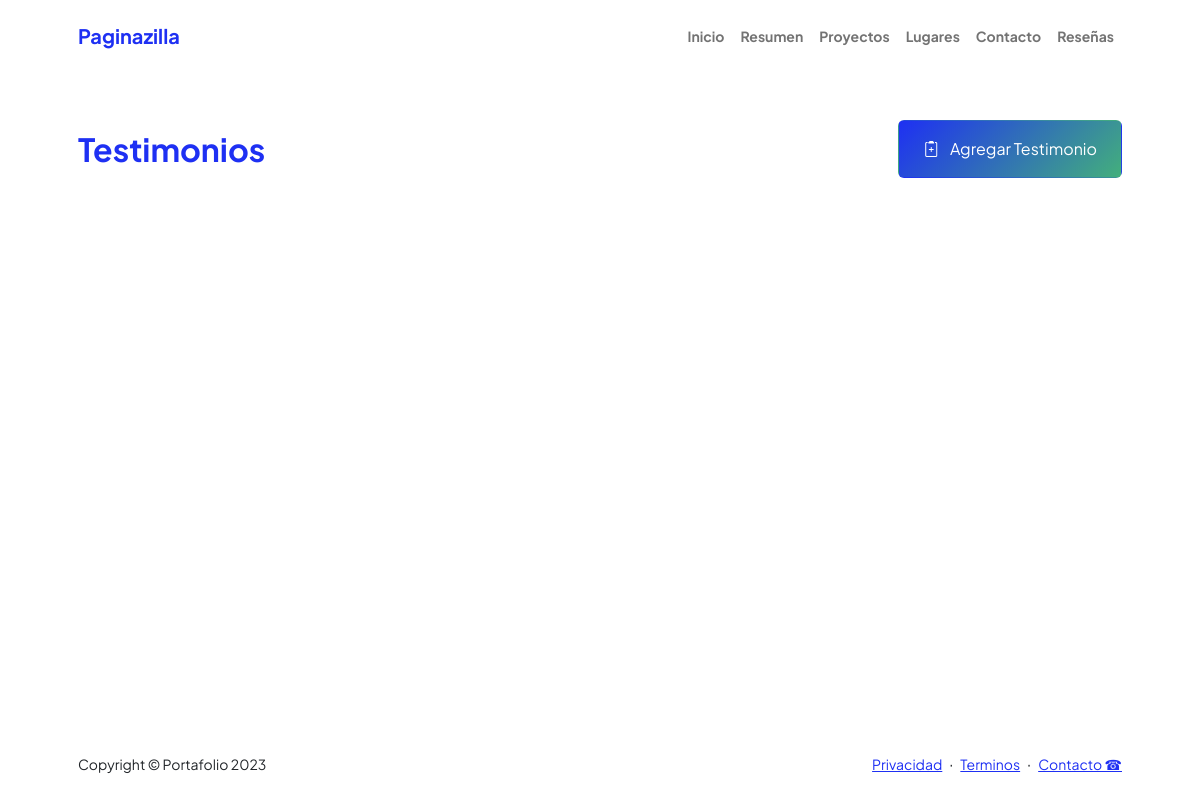
The app's page /Reseñas/, older data.
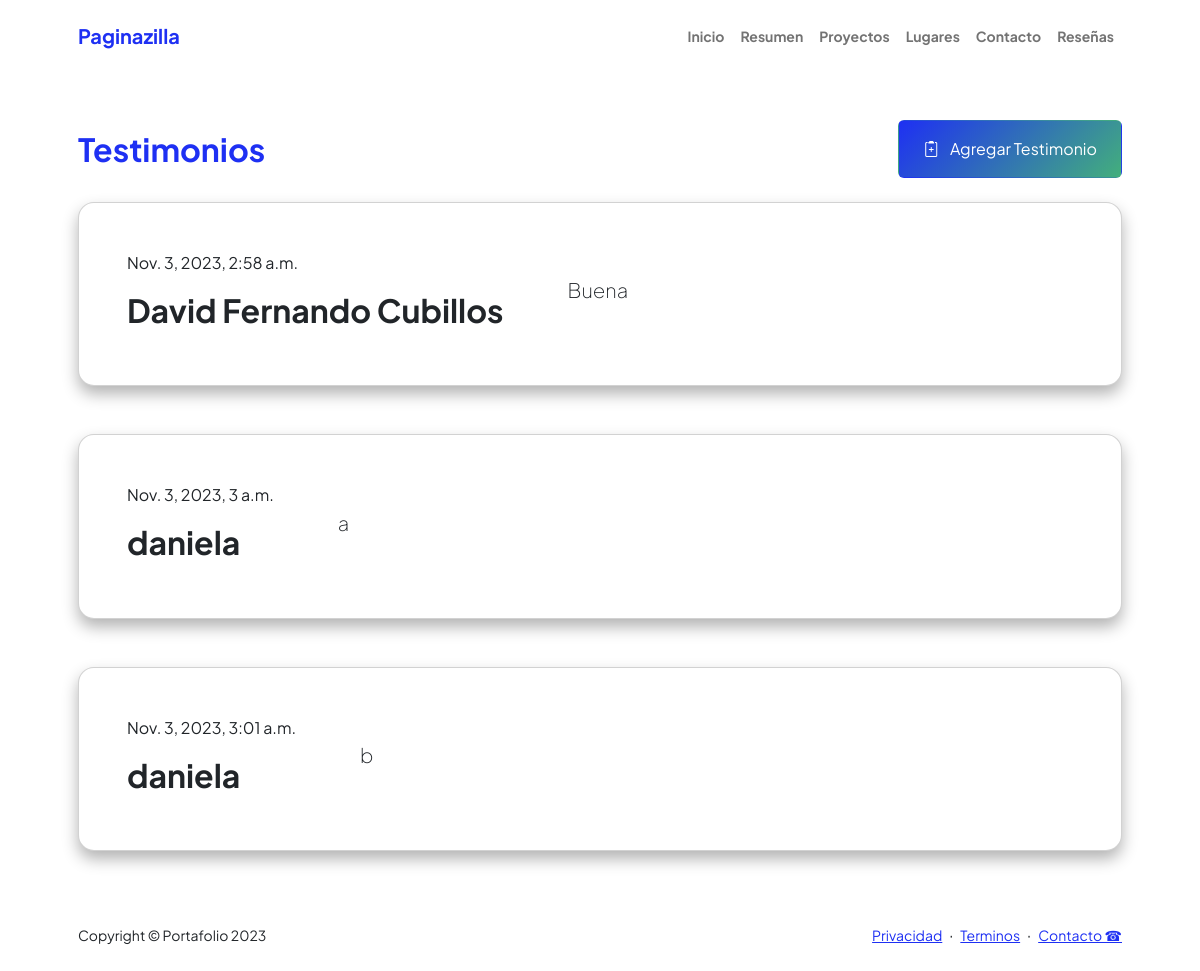
The same page, newer data.
### Aplicaciones/testimonios/models.py (models this page shows, shortened)
class Testimonio(models.Model):
    nombre = models.CharField(max_length=100)
    testimonio = models.CharField( max_length=2000 )
    date = models.DateTimeField(auto_now=True)

### Aplicaciones/testimonios/views.py (called while the page is built)
def testimonio(request):
    mis_reseñas = Testimonio.objects.all()
    return render(request,"Reseñas.html",{"testimonios": mis_reseñas})

### Aplicaciones/testimonios/templates/Reseñas.html (shortened to what this page needs)
{% extends "layouts/base.html" %}
{% load static %}
{% block content %}
<body class="d-flex flex-column h-100">
    <main class="flex-shrink-0">
        <div class="container px-5 my-5">
            <div class="d-flex align-items-center justify-content-between mb-4">
                <h2 class="text-primary fw-bolder mb-0">Testimonios</h2>
                <a class="btn btn-reseña px-4 py-3" href="{% url 'agregar_testimonio' %}">
                    <div class="d-inline-block bi bi-clipboard2-plus me-2"></div>
                    Agregar Testimonio
                </a>
            </div>
            {% for p in testimonios %}
            <div class="card overflow-hidden shadow rounded-4 border-0 mb-5">
                <div class="card-body p-0">
                    <div class="d-flex align-items-center">
                        <div class="p-5">
                            <p>{{p.date}}</p>
                            <h2 class="fw-bolder">{{p.nombre}}</h2>
                        </div>
                        <div class="p-6">
                            <h2 class="fw-bolder2">{{p.testimonio}}</h2>
                        </div>
                    </div>
                </div>
            </div>
            {% endfor %}
        </div>
    </main>
</body>
{% endblock %}

Row changes from the older to the newer data that the page shows:
added Testimonio: date "Nov. 3, 2023, 2:58 a.m.", nombre "David Fernando Cubillos", testimonio "Buena"
added Testimonio: date "Nov. 3, 2023, 3 a.m.", nombre "daniela", testimonio "a"
added Testimonio: date "Nov. 3, 2023, 3:01 a.m.", nombre "daniela", testimonio "b"
